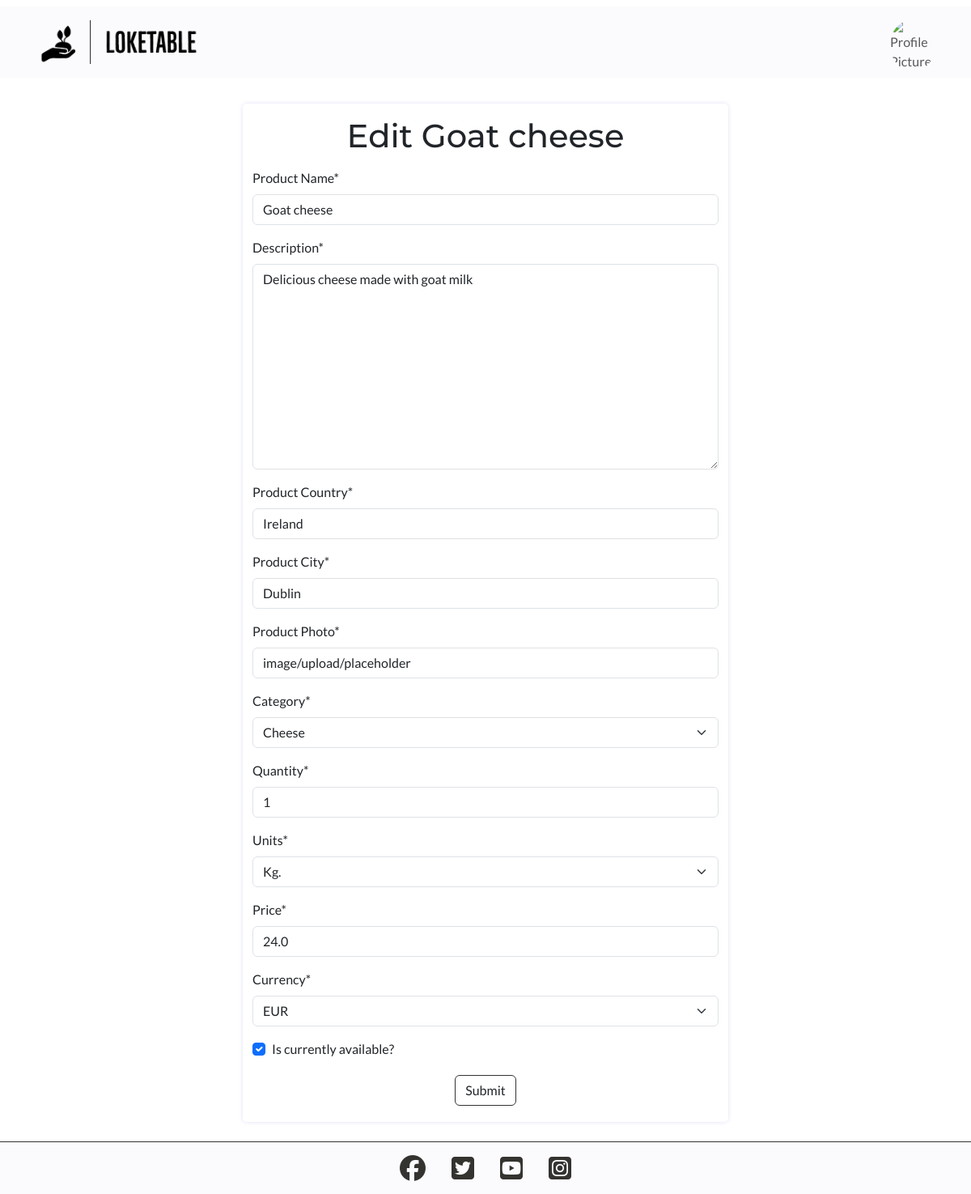
/products/edit/7/goat-cheese/ (signed in), run on the app's committed database.
### products/models.py (models this page shows, shortened)
class Product(models.Model):
    user = models.ForeignKey(
        User,
        on_delete=models.CASCADE,
        related_name="producer"
        )
    title = models.CharField(max_length=30, null=False, blank=False)
    description = models.TextField(max_length=1000, null=False, blank=False)
    country = models.CharField(max_length=30)
    city = models.CharField(max_length=30)
    created_date = models.DateTimeField(auto_now_add=True)
    updated_date = models.DateTimeField(auto_now=True)
    image = CloudinaryField('image', default='placeholder')
    category = models.CharField(
        max_length=50,
        choices=CATEGORIES,
        default="other"
        )
    price = models.FloatField()
    currency = models.CharField(
        max_length=10,
        choices=CURRENCIES,
        default="eur"
        )
    available = models.BooleanField()
    quantity = models.IntegerField(null=False, blank=False)
    units = models.CharField(
        max_length=10,
        choices=UNIT_CHOICES,
        default='unit'
    )
    slug = models.SlugField(max_length=200)
    favorited_by = models.ManyToManyField(
        User, related_name='favorites',
        blank=True
    )
    class Meta:
        ordering = ['-updated_date']

### products/views.py (the view, shortened to what this page needs)
class EditProduct(
    SuccessMessageMixin,
    LoginRequiredMixin,
    UserPassesTestMixin,
    generic.UpdateView
):
    template_name = 'products/add_product.html'
    form_class = ProductForm
    model = Product
    success_message = '%(title)s edited successfully'
    def test_func(self):
        return self.request.user == self.get_object().user

### products/forms.py
class ProductForm(forms.ModelForm):
    class Meta:
        model = Product
        fields = [
            'title',
            'description',
            'country',
            'city',
            'image',
            'category',
            'quantity',
            'units',
            'price',
            'currency',
            'available'
        ]
        labels = {
            'title': 'Product Name',
            'description': 'Description',
            'country': 'Product Country',
            'city': 'Product City',
            'image': 'Product Photo',
            'category': 'Category',
            'quantity': 'Quantity',
            'units': 'Units',
            'price': 'Price',
            'currency': 'Currency',
            'available': 'Is currently available?'
        }

### home/templatetags/custom_tags.py (called while the page is built)
@register.filter
def search_bar_urls(url_name):
    included_urls = [
        'home',
        'products',
        'favorite_products'
    ]
    return url_name not in included_urls

### products/templates/products/add_product.html (shortened to what this page needs)
{% extends 'base.html' %}
{% block content %}
    <div class="container form-container">
        <form method="POST" enctype="multipart/form-data" class="my-4 py-3">
            <h1 class="text-center mb-3">{% if product.title %}Edit {{ product.title }}{% else %}Add Product{% endif %}</h1>
            {{ form | crispy }}
            <div class="d-flex justify-content-center">
                <input type="submit" value="Submit" class="btn general-purpose-btn my-1">
            </div>
        </form>
    </div>
{% endblock %}

### static/css/base.css (style rules this page uses)
:root { --title: 'Montserrat', sans-serif; --body: 'Lato', sans-serif; --jet: #343330; --drab-dark-brown: #45462A; --field-drab: #7E5920; --fulvous: #DC851F; --orange-peel: #FFA737; --cloud-white: rgb(255, 255, 255); --off-lavender: rgba(216,212,242,0.1); --box-shadow-small-lavender: 0px 0px 6px -1px rgb(216,212,242); }
html, body { height: 100%; }
body { display: flex; flex-direction: column; font-family: var(--body); }
h1, h2, h3, h4, h5, h6 { font-family: var(--title); }
.general-purpose-btn { background-color: var(--cloud-white); border: 1px solid var(--jet); }
.form-control::placeholder { font-size: 0.95rem; color: #aaa; font-style: italic; }
.form-container { width: 90%; box-shadow: var(--box-shadow-small-lavender); border-radius: 5px; }
@media screen and (min-width: 576px) { .form-container { width: 75%; } }
@media screen and (min-width: 992px) { .form-container { width: 50%; } }

### data on the page
Product: title "Goat cheese", description "Delicious cheese made with goat milk", country "Ireland", city "Dublin", image "image/upload/placeholder", category "Cheese", quantity "1", units "Kg.", price "24.0", currency "EUR", available "☑"
